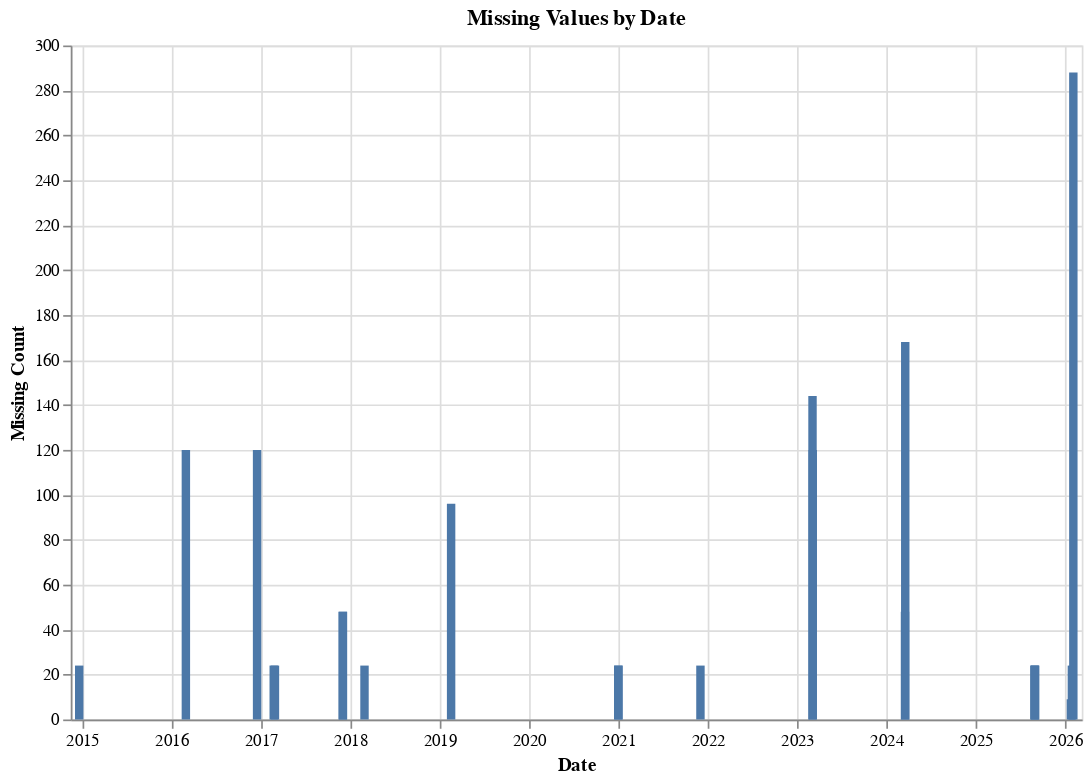

Notebook code for this chart:
### Code cell
# get date for missing data analysis
merged_pdf['date'] = merged_pdf['start_time'].dt.normalize()  # Sets time to 00:00:00

# create missing_count
missing_df = merged_pdf[merged_pdf['lmp_da_exante'].isna() | merged_pdf['lmp_rt_expost'].isna()]
missing_count = missing_df.groupby('date').size().reset_index(name='missing_count')

# missing bar chart
chart = alt.Chart(missing_count).mark_bar().encode(
    x=alt.X('date:T', title='Date'),
    y=alt.Y('missing_count:Q', title='Missing Count'),
    tooltip=['date:T', 'missing_count:Q']
).properties(
    width=600,
    height=400,
    title='Missing Values by Date'
)
## some missingness occurred when api would not return for short periods of time, but overall looks acceptable for analysis
chart

### Figure 1 — Vega-Lite specification as saved in the notebook (floating-point values rounded to 4 significant figures)
{"config": {"view": {"continuousWidth": 300, "continuousHeight": 300}}, "data": {"name": "data-9ef313cbdd1f2e1e540b2026d014887d"}, "mark": {"type": "bar"}, "encoding": {"tooltip": [{"field": "date", "type": "temporal"}, {"field": "missing_count", "type": "quantitative"}], "x": {"field": "date", "title": "Date", "type": "temporal"}, "y": {"field": "missing_count", "title": "Missing Count", "type": "quantitative"}}, "height": 400, "title": "Missing Values by Date", "width": 600, "$schema": "https://vega.github.io/schema/vega-lite/v6.1.0.json", "datasets": {"data-9ef313cbdd1f2e1e540b2026d014887d": [{"date": "2014-12-20T00:00:00", "missing_count": 24}, {"date": "2016-02-29T00:00:00", "missing_count": 120}, {"date": "2016-12-16T00:00:00", "missing_count": 120}, {"date": "2017-02-22T00:00:00", "missing_count": 24}, {"date": "2017-02-27T00:00:00", "missing_count": 24}, {"date": "2017-12-01T00:00:00", "missing_count": 48}, {"date": "2017-12-02T00:00:00", "missing_count": 48}, {"date": "2018-02-28T00:00:00", "missing_count": 24}, {"date": "2019-02-17T00:00:00", "missing_count": 96}, {"date": "2020-12-31T00:00:00", "missing_count": 24}, {"date": "2021-01-01T00:00:00", "missing_count": 24}, {"date": "2021-12-02T00:00:00", "missing_count": 24}, {"date": "2023-03-05T00:00:00", "missing_count": 144}, {"date": "2023-03-06T00:00:00", "missing_count": 120}, {"date": "2024-03-17T00:00:00", "missing_count": 48}, {"date": "2024-03-18T00:00:00", "missing_count": 168}, {"date": "2025-08-28T00:00:00", "missing_count": 24}, {"date": "2025-08-29T00:00:00", "missing_count": 24}, {"date": "2025-08-31T00:00:00", "missing_count": 24}, {"date": "2026-01-24T00:00:00", "missing_count": 9}, {"date": "2026-01-28T00:00:00", "missing_count": 24}, {"date": "2026-02-03T00:00:00", "missing_count": 288}]}}
